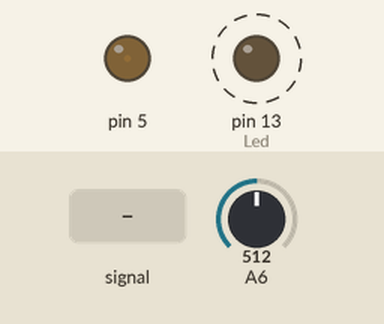
Recording of a sketch running on a simulated Arduino Uno, built with avr-gcc and run on an emulated ATmega328P. Parts: output pins drawn as LEDs (lit = HIGH). Dashed ring = blinking. The inputs (shaded band) are chosen by the test bench; at power-on: A6 = 512.

Above: at 0.8 s.
0.9 s: A6 set to 228
3.9 s: A6 set to 211
Timing chart, 0 to 4.3 s (numbered marks = the images above; inputs shaded):
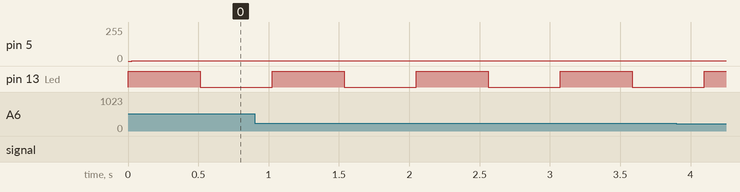

The sketch:

solarCharger.ino
```cpp
#define F_CPU 16000000UL
#define BAUDRATE 9600
#define BAUD_PRESC ((F_CPU/(16UL*BAUDRATE))-1)
#define vout 52

#include <avr/io.h>
#include <avr/interrupt.h>

#define _NOP() do { __asm__ __volatile__ ("nop"); } while (0)

unsigned char dataArray[2];
unsigned char dataPointer = 0x00;
bool newData = false;
ISR(USART_RX_vect){
	dataArray[dataPointer] = UDR0;
	dataPointer++;
	if(dataPointer == 2) newData = true;	//Wait for second transfer
	dataPointer %= 2;	//Roll-over
}

//ISR(USART_TX_vect){}

unsigned char ADCVal;
unsigned char value;
ISR(ADC_vect){
	ADCVal = ADCH;
	//serialPrintLN(ADCH);
	if(ADCVal > vout-1){
		decPWM();
	}
	if(ADCVal < vout+1){
		incPWM();
	}
}


ISR(WDT_vect){
	PORTB = PORTB ^(1<<5);
}

void serialPrint(unsigned char val){
	int i = 2;
	unsigned char dec[3];
	dec[2] = (val/100) + 48;
	dec[1] = ((val/10)%10) + 48;
	dec[0] = ((val%10)) + 48;
	do{
		while(!(UCSR0A & (1<<UDRE0)));
		UDR0 = dec[i];
		i--;
	} while(i>-1);
}

void serialPrintLN(unsigned char val){
	serialPrint(val);
	while(!(UCSR0A & (1<<UDRE0)));
	UDR0 = '\n';
}

void delayMicroS(long i){
	//Remember Kenneth, the compiler knows if you do something just to waste cycles. It will just remove your code from the compiled code.
	//Use the assembly _NOP to faste cycles
	//At 16MHz 1µS is 16 cycles
	for(long j=0; j<(i*16); j++){
		_NOP();
		//asm volatile ("nop");
	}
}

void initSerial(){
	//Enable USART on power reduction register PRR
	PRR &= ~(1<<PRUSART0);

	//Disable digital input logic on comp pins
	DIDR1 &= ~(1<<AIN1D);
	DIDR1 &= ~(1<<AIN0D);
	//Setup
	UCSR0A = 0b00000000;
	UCSR0B = 0b10011000;  //RX-interrupt, RX-enable, TX-enable
	//UCSR0B = 0b11011000;  //RX-interrupt, TX-interrupt, RX-enable, TX-enable
	UCSR0C = 0b00000110;  //8 databits, 1 stopbit
	UBRR0H = (unsigned char)(BAUD_PRESC >> 8);
	UBRR0L = (unsigned char)(BAUD_PRESC);

}

void initWDT(){
	WDTCSR |= (1<<WDCE) | (1<<WDE);
	WDTCSR = 0b01000101;
}

void initTimer0(){
	//Enable timer0 on power reduction register PRR
	PRR &= ~(1<<PRTIM0);  //Enable timer0 - enable=0

	//PWM setup
	TCCR0A |= (1<<COM0B1) | (1<<COM0B0);  //Set OCR0B on compare match counting up, reset at bottom (interting PWM)
	TCCR0A |= (1<<WGM00) | (1<<WGM01);  //Set fast-PWM (Top = 0xFF -> 256)
	//TCCR0A |= (1<<WGM00);  //Set phase-correct-PWM (Top = 0xFF -> 256)

	//TCCR0B |= (1<<CS01);  //Prescaler = 8 (7812.5Hz)
	TCCR0B |= (1<<CS00);  //Prescaler = 0 (62500Hz)

	//OCR0A & OCR0B - compare registers ( reset = 0xFF )
	OCR0A = 0xFF; 	//Use this for interrupt if needed - cannot be an output since it is the positive comparator pins
	OCR0B = 0xFF;	//Use this for PWM

}
void initTimer1(){
	//Enable timer0 on power reduction register PRR
	PRR &= ~(1<<PRTIM1);  //Enable timer0 - enable=0

	//PWM setup
	TCCR1A |= (1<<COM1A1) | (1<<COM1A0);  //Set OCR0B on compare match counting up, reset at bottom (interting PWM)
	TCCR1A |= (1<<WGM10);  //Set fast-PWM (Top = 0xFF -> 256)
	TCCR1B |= (1<<WGM12) | (1<<CS10);


	//OCR0A & OCR0B - compare registers ( reset = 0xFF )
	OCR1AH = 0x00;
	OCR1AL = 0xFF; 	//Use this for interrupt if needed - cannot be an output since it is the positive comparator pins
	OCR1BH = 0x00;
	OCR1BL = 0xFF;	//Use this for PWM

}

void initADC(){
	PRR &= ~(1<<PRADC);
	////ADMUX  = 0b01100110;	//AVcc + ext. cap, left shift, channel 7
	ADMUX |= (1<<REFS1) | (1<<REFS0) | (1<<ADLAR) | (1<<MUX2) | (1<<MUX1);
	//ADMUX |= (1<<REFS0) | (1<<ADLAR) | (1<<MUX2) | (1<<MUX1);
	ADCSRA = 0b10101111;	//ADC enable, ADC auto trigger enable, ADC interrupt enable, 128 presc.

	ADCSRA |= (1<<ADSC);	//Start the ADC
}

void portSetup(){
	DDRB |= (1<<5);
	PORTB |= (1<<5);	//Led on 13
	//DDRB |= (1<<1);	//T1 pwm out
	DDRD |= (1<<5);		//PWM output
}

char readADC(unsigned char ADCChannel){
	ADMUX = (ADMUX & 0xF0) | (ADCChannel & 0x0F); //Select channel

	ADCSRA |= (1<<ADSC);  //Start ADC
	while(ADCSRA & (1<<ADSC));
		//Wait for ADC to complete a read
	return ADCH;
}

void setPWM(unsigned char pwm){
	OCR0B = (255-pwm);
}

void incPWM(){
	value = OCR0B -1;
	if(value < 1){
		value = 1;
	}
	OCR0B = value;
}
void decPWM(){
	value = OCR0B +1;
	if(value > 254){
		value = 254;
	}
	OCR0B = value;
}

int main(){
	cli();  //Clear global interrupt
	initSerial();
	portSetup();
	initTimer0();
	//initTimer1();
	initWDT();
	initADC();
	sei();  //Set global interrupt flag

	//setPWM(2);
	while(1){
		//serialPrintLN(48);
		//delayMicroS(100000);
	}

	return 0;
}
```

Measured:
- by itself, pin 13 (Led): alternates HIGH for 0.51 s and LOW for 0.51 s
